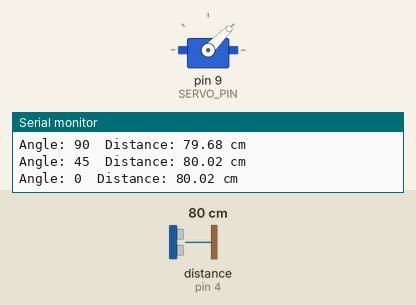
A program run on a simulated Arduino Uno, built with avr-gcc and run on an emulated ATmega328P. On the bench: servo, the last lines printed to the serial monitor. Wiring (inferred from the names in the program): ultrasonic range finder: trigger pin 5; echo pin 4. Inputs (shaded band) come from the test bench; at power-on: distance to the obstacle (sensor on pin 4) 80 cm. The echo pulse lasts 58.3 µs per cm.

Above: at 0.98 s.
1.3 s: distance to the obstacle (sensor on pin 4) set to 2 cm
At 1.46 s:
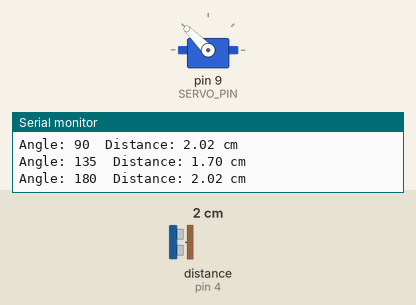
4.3 s: distance to the obstacle (sensor on pin 4) set to 120 cm
7.3 s: distance to the obstacle (sensor on pin 4) set to 4 cm
10.3 s: distance to the obstacle (sensor on pin 4) set to 250 cm
13.3 s: distance to the obstacle (sensor on pin 4) set to 18 cm
16.3 s: distance to the obstacle (sensor on pin 4) set to 9 cm
Timing chart, 0 to 20.3 s (numbered marks = the images above; inputs shaded):
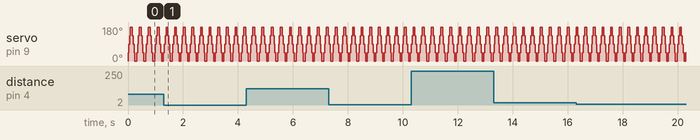

Measured:
- by itself, servo on pin 9 (SERVO_PIN): repeats every 0.31 s: 135° 0.03 s, 90° 0.03 s, 45° 0.03 s, 0° 0.06 s, 45° 0.03 s, 90° 0.03 s, 135° 0.03 s, 180° 0.06 s

The program:

main.cpp
```cpp
#include <Servo.h>
#include <Arduino.h>

Servo myServo;

#define TRIG_PIN 5
#define ECHO_PIN 4
#define SERVO_PIN 9

void setup() {
  Serial.begin(9600);

  pinMode(TRIG_PIN, OUTPUT);
  pinMode(ECHO_PIN, INPUT);

  myServo.attach(SERVO_PIN);

  Serial.println("Aegis Radar Test Started");
}

float getDistance() {
  // Trigger HC-SR04
  digitalWrite(TRIG_PIN, LOW);
  delayMicroseconds(2);

  digitalWrite(TRIG_PIN, HIGH);
  delayMicroseconds(10);

  digitalWrite(TRIG_PIN, LOW);

  long duration = pulseIn(ECHO_PIN, HIGH, 30000);

  if (duration == 0) {
    return -1;
  }

  float distance = duration * 0.0343 / 2.0;

  return distance;
}

void loop() {

  // Sweep left to right
  for (int angle = 0; angle <= 180; angle += 45) {

    myServo.write(angle);
    delay(5);

    float distance = getDistance();

    Serial.print("Angle: ");
    Serial.print(angle);

    Serial.print("  Distance: ");

    if (distance < 0) {
      Serial.println("Out of Range");
    } else {
      Serial.print(distance);
      Serial.println(" cm");
    }
  }

  // Sweep right to left
  for (int angle = 180; angle >= 0; angle -= 45) {

    myServo.write(angle);
    delay(5);

    float distance = getDistance();

    Serial.print("Angle: ");
    Serial.print(angle);

    Serial.print("  Distance: ");

    if (distance < 0) {
      Serial.println("Out of Range");
    } else {
      Serial.print(distance);
      Serial.println(" cm");
    }
  }
}
```
